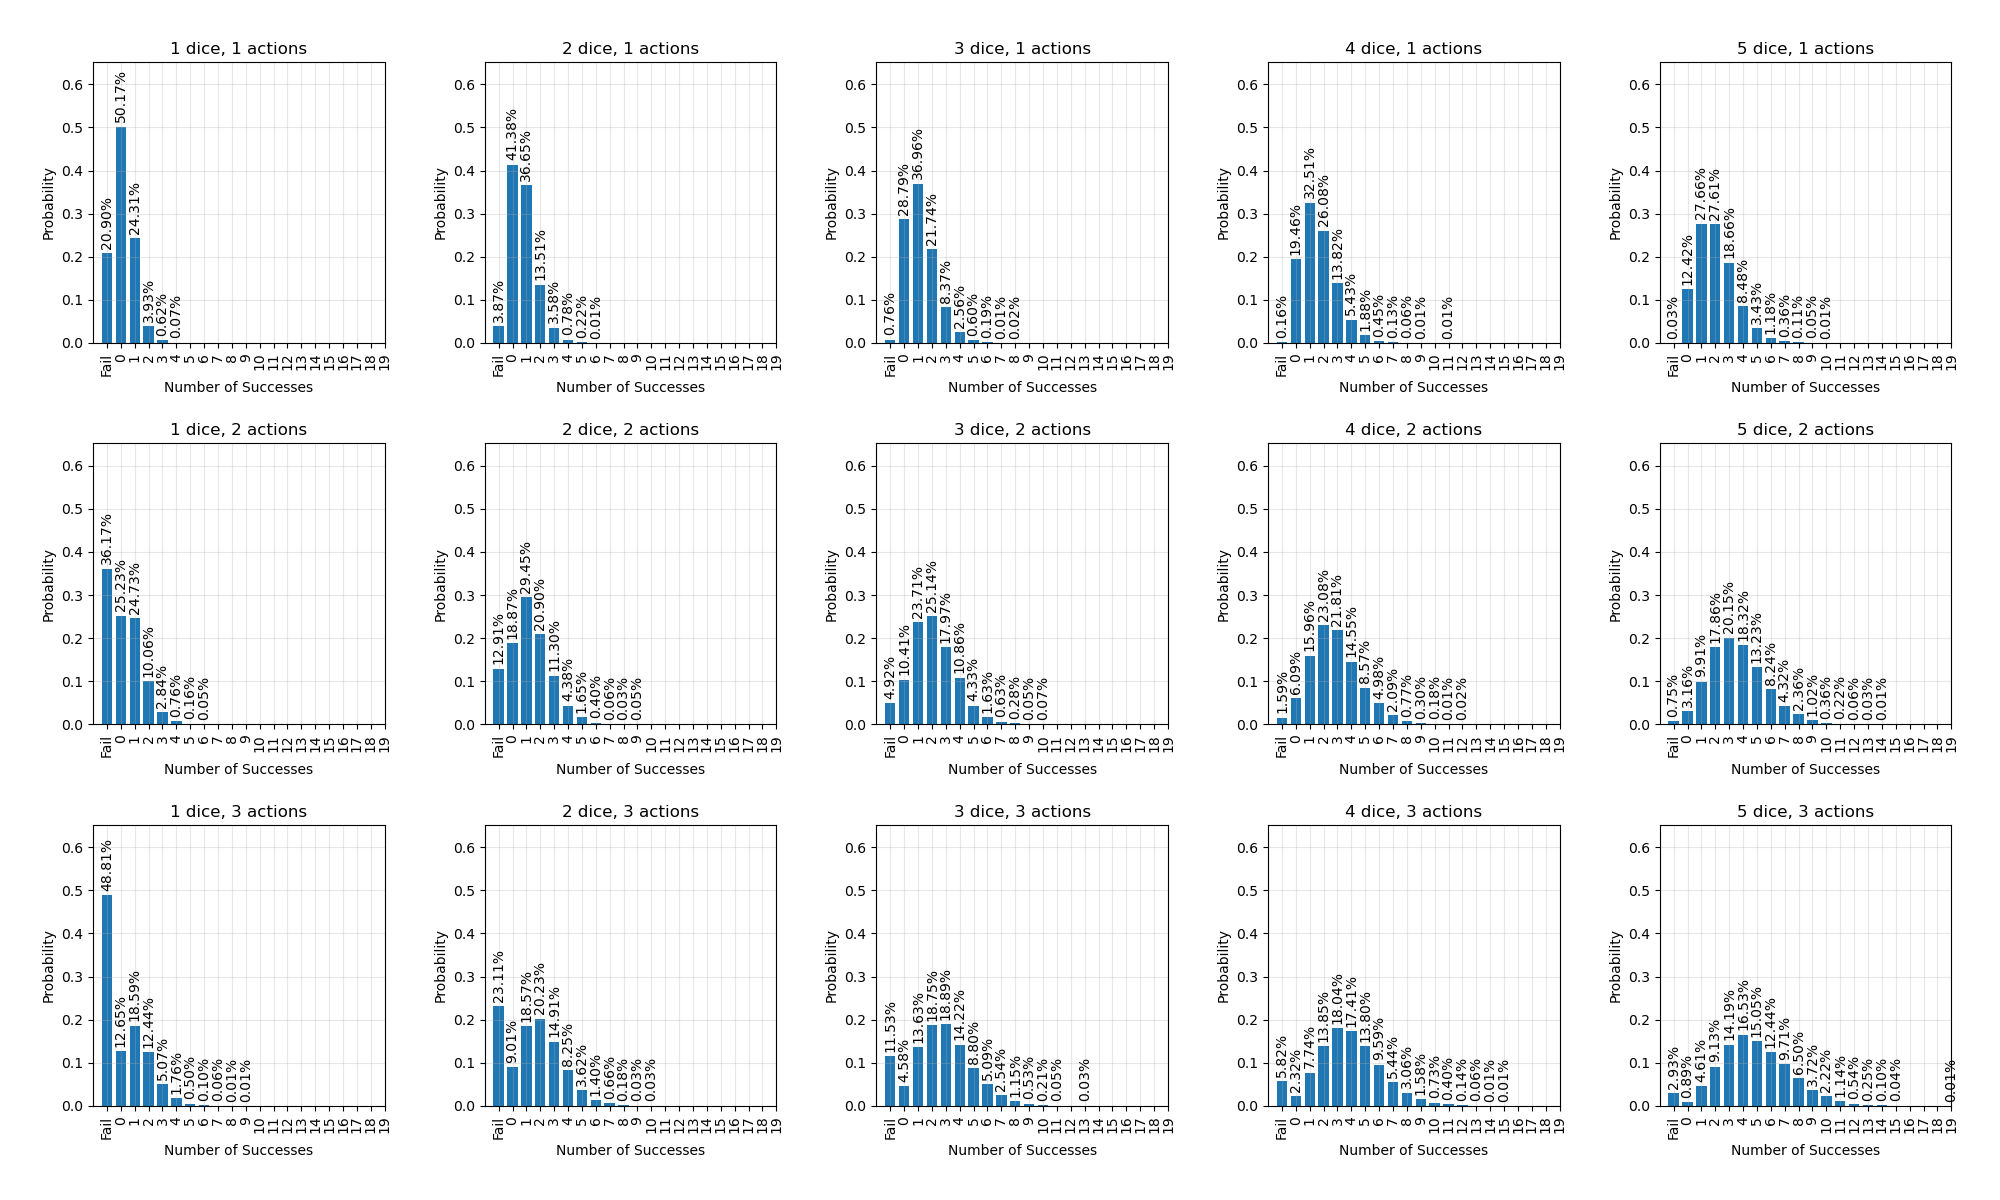

This chart was generated by the following Python code:
import numpy as np
import matplotlib.pyplot as plt
from collections import defaultdict
import argparse

def simulate_dark_veil_rolls(num_dice, num_rolls, num_simulations=10000):
    """
    Simulate Dark Veil dice rolls.
    Returns a list of success counts from all simulations.
    -1 menas a critical failure happened (all dice were burned)
    """
    all_successes = []
    
    for _ in range(num_simulations):
        successes = 0
        burned_dice = set()  # Track which dice positions are burned
        active_dice = []
        
        for roll in range(num_rolls):
            # Roll all non-burned dice
            active_dice = [i for i in range(num_dice) if i not in burned_dice]
            if len(active_dice) == 0:
                break
                
            rolls = np.random.randint(1, 7, size=len(active_dice))
            
            # Process this roll
            for i, die in enumerate(active_dice):
                if rolls[i] == 6:
                    successes += 1
                    # Explode: roll again
                    while True:
                        new_roll = np.random.randint(1, 7)
                        if new_roll == 6:
                            successes += 1
                        elif new_roll >= 5:
                            successes += 1
                            break
                        elif new_roll == 1:
                            burned_dice.add(die)
                            break
                        else:
                            break
                elif rolls[i] == 5:
                    successes += 1
                elif rolls[i] == 1:
                    burned_dice.add(die)
        
        if len(burned_dice) == num_dice:
            successes = -1
        all_successes.append(successes)
    
    return all_successes

def plot_probability_distribution(success_counts, num_dice, num_rolls, max_successes, max_probability):
    """Plot the probability distribution of successes."""
    # Calculate probability distribution
    counts = defaultdict(int)
    for success in success_counts:
        counts[success] += 1
    
    total = len(success_counts)
    x = sorted(counts.keys())
    y = [counts[k] / total for k in x]
    
    # Create custom x-axis labels for all possible values up to max_successes
    x_labels = []
    x_ticks = []
    for val in range(-1, max_successes + 1):
        x_ticks.append(val + 0.5)
        if val == -1:
            x_labels.append('Fail')
        else:
            x_labels.append(str(val))
    
    # Plot with bars shifted right by 0.5
    bars = plt.bar([val + 0.5 for val in x], y, width=0.75)
    plt.title(f'{num_dice} dice, {num_rolls} rolls')
    plt.xlabel('Number of Successes')
    plt.ylabel('Probability')
    plt.xlim(-1.5, max_successes + 0.5)  # Adjust x-axis to include -1
    plt.ylim(0, max_probability)  # Set consistent y-axis limit
    plt.xticks(x_ticks, x_labels, rotation=90)
    plt.grid(True, alpha=0.3)
    
    # Add count labels on top of each bar
    for bar, count in zip(bars, [counts[k] for k in x]):
        percentage = (count / total) * 100
        plt.text(bar.get_x() + bar.get_width() / 2, bar.get_height() + 0.01, f'{percentage:.2f}%', ha='center', va='bottom', rotation=90)

def main():
    parser = argparse.ArgumentParser(description="Simulate and plot Dark Veil dice rolls.")
    parser.add_argument('--plot', action='store_true', help='Save the plot to dark-veil.png instead of displaying it')
    args = parser.parse_args()

    # Parameters to test
    dice_counts = [1, 2, 3, 4, 5]
    roll_counts = [1, 2, 3]
    
    # First, find the maximum possible successes and maximum probability across all simulations
    max_successes = 0
    max_probability = 0
    
    # Store all success counts for each combination
    all_success_counts = {}
    
    for num_rolls in roll_counts:
        for num_dice in dice_counts:
            success_counts = simulate_dark_veil_rolls(num_dice, num_rolls)
            all_success_counts[(num_rolls, num_dice)] = success_counts
            current_max = max(success_counts)
            max_successes = max(max_successes, current_max)
            
            # Calculate probability distribution for this combination
            counts = defaultdict(int)
            for success in success_counts:
                counts[success] += 1
            total = len(success_counts)
            current_max_prob = max(counts.values()) / total
            max_probability = max(max_probability, current_max_prob)
    
    # Add a small padding to the maximum probability
    max_probability = min(1.0, max_probability + 0.15)
    
    # Create a single figure with subplots
    fig, axes = plt.subplots(len(roll_counts), len(dice_counts), figsize=(20, 12))
    
    # Simulate and plot for each combination
    for i, num_rolls in enumerate(roll_counts):
        for j, num_dice in enumerate(dice_counts):
            plt.sca(axes[i, j])  # Set current axis
            success_counts = all_success_counts[(num_rolls, num_dice)]
            plot_probability_distribution(success_counts, num_dice, num_rolls, max_successes, max_probability)
    
    plt.tight_layout(pad=3.0, h_pad=2.0)  # Increased padding between subplots
    if args.plot:
        plt.savefig('dark-veil.png')
        print('Plot saved to dark-veil.png')
    else:
        plt.show()

if __name__ == "__main__":
    main()

